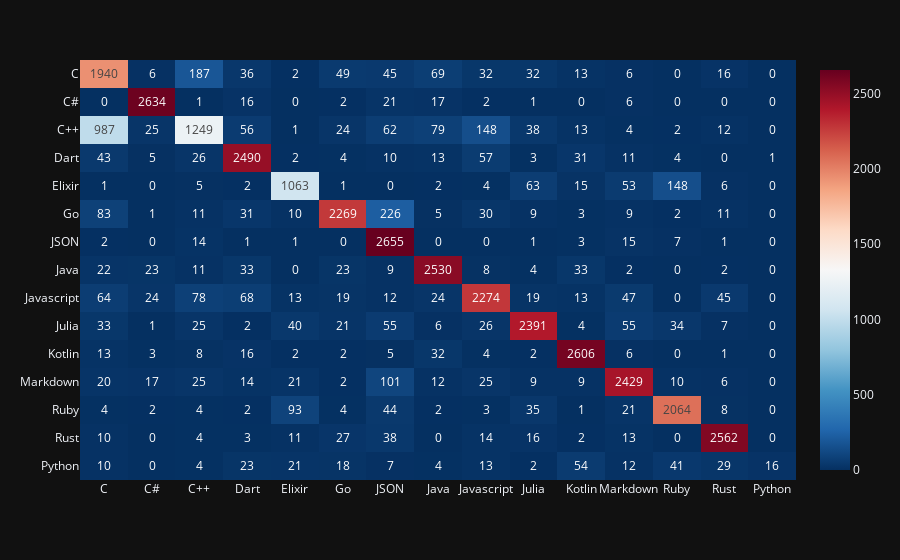

Here is the notebook cell this chart was saved with:
### Code cell
import plotly.express as px

fig = px.imshow(confusion_matrix(y_true, y_pred), text_auto=True, template="plotly_dark", aspect="auto", x=TARGET, y=TARGET, color_continuous_scale='RdBu_r',)

with open("../resources/fnn_matrix_spacy_clean.json", "w") as spcy:
    spcy.write(fig.to_json())

fig.show()

### Figure 1 — Plotly figure (JSON) as saved in the notebook; plotly's stock layout.template omitted (floating-point values rounded to 4 significant figures; data arrays with more than 128 entries replaced by an {"elided": "..."} marker saying what was removed)
{"data": [{"coloraxis": "coloraxis", "hovertemplate": "x: %{x}<br>y: %{y}<br>color: %{z}<extra></extra>", "name": "0", "texttemplate": "%{z}", "type": "heatmap", "x": ["C", "C#", "C++", "Dart", "Elixir", "Go", "JSON", "Java", "Javascript", "Julia", "Kotlin", "Markdown", "Ruby", "Rust", "Python"], "xaxis": "x", "y": ["C", "C#", "C++", "Dart", "Elixir", "Go", "JSON", "Java", "Javascript", "Julia", "Kotlin", "Markdown", "Ruby", "Rust", "Python"], "yaxis": "y", "z": {"elided": "15x15 int values"}}], "layout": {"autosize": true, "coloraxis": {"colorscale": [[0, "rgb(5,48,97)"], [0.1, "rgb(33,102,172)"], [0.2, "rgb(67,147,195)"], [0.3, "rgb(146,197,222)"], [0.4, "rgb(209,229,240)"], [0.5, "rgb(247,247,247)"], [0.6, "rgb(253,219,199)"], [0.7, "rgb(244,165,130)"], [0.8, "rgb(214,96,77)"], [0.9, "rgb(178,24,43)"], [1, "rgb(103,0,31)"]]}, "margin": {"t": 60}, "xaxis": {"anchor": "y", "autorange": true, "domain": [0, 1], "range": [-0.5, 14.5], "type": "category"}, "yaxis": {"anchor": "x", "autorange": true, "domain": [0, 1], "range": [14.5, -0.5], "type": "category"}}}
